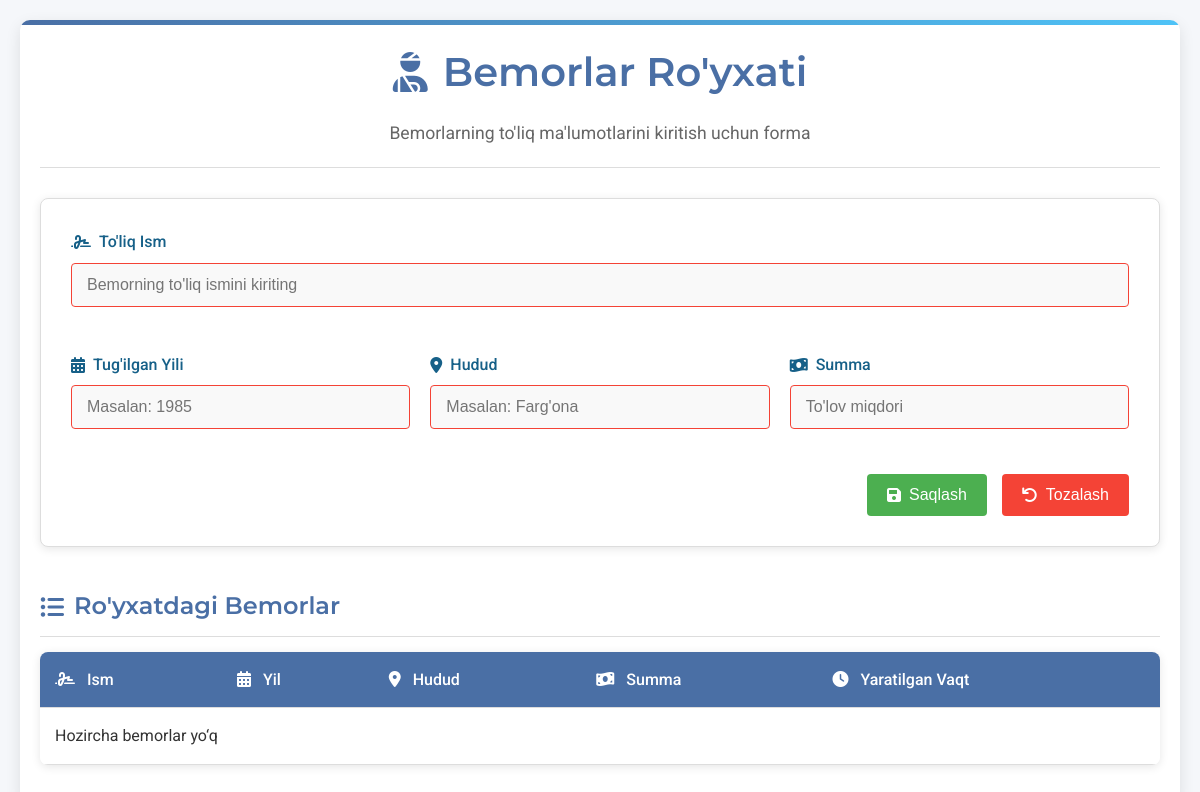
Page /royxatga_yozilish/ on the earlier database version.
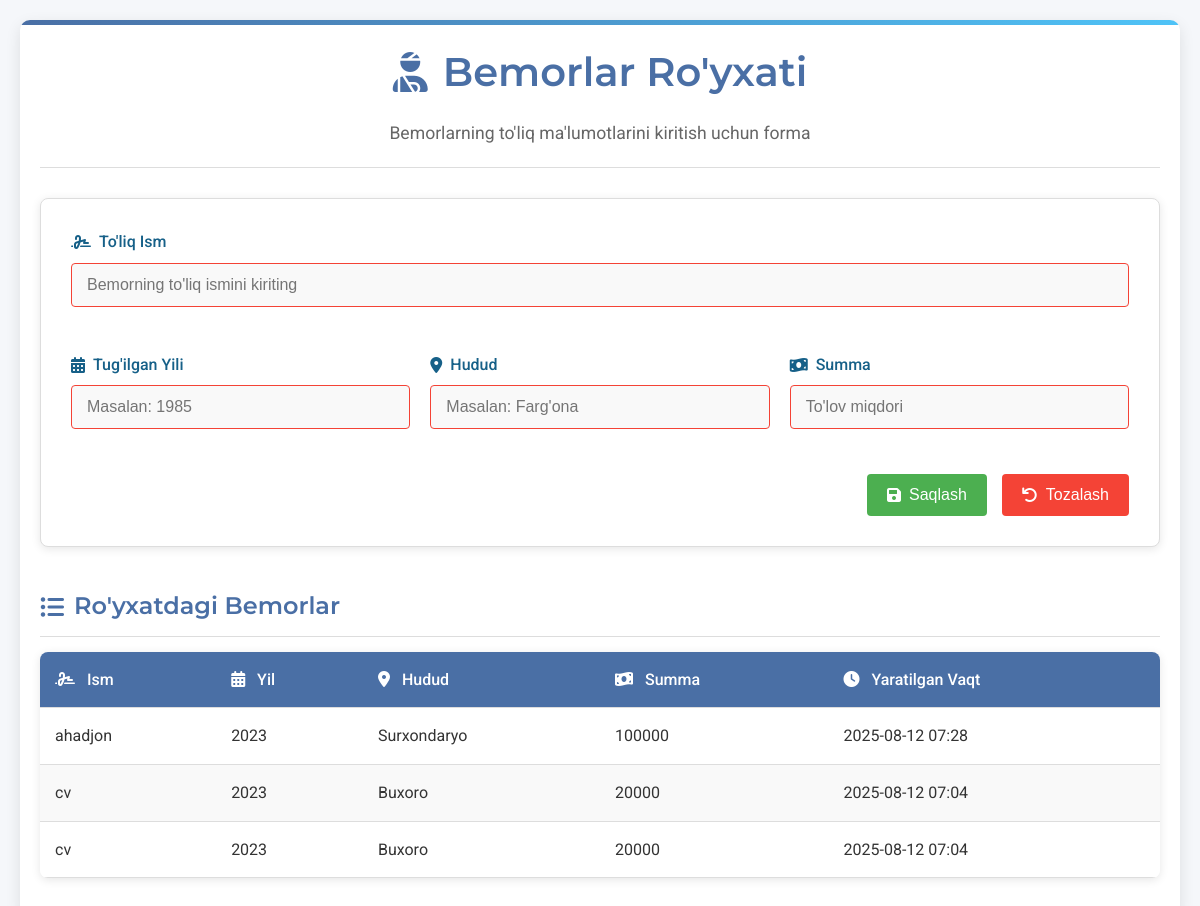
Same page on the later database version.
### asosiy/models.py (models this page shows, shortened)
class Bemorlar(models.Model):
    toliq_ism=models.CharField(max_length=400)
    yil=models.IntegerField()
    hudud=models.CharField(max_length=100)
    summa=models.IntegerField()
    yaratilgan_vaqt = models.DateTimeField(auto_now_add=True)
    har_safar_ozgartirilgandagi_vaqt = models.DateTimeField(auto_now=True)

### asosiy/views.py (the view)
# urls.py: path('royxatga_yozilish/', royxatdan_otish_b, name='royxatdan_otish_b'),
def royxatdan_otish_b(request):
    if request.method == 'POST':
        form = BemorForm(request.POST)
        if form.is_valid():
            form.save()
            return redirect('royxatdan_otish_b')
    else:
        form = BemorForm()
    bemorlar = Bemorlar.objects.all().order_by('-yaratilgan_vaqt')
    return render(request, 'admin_panel/bemorlaruchun.html', {
        'form': form,
        'bemorlar': bemorlar
    })

### asosiy/forms.py
class BemorForm(forms.ModelForm):
    class Meta:
        model = Bemorlar
        fields = ['toliq_ism', 'yil', 'hudud', 'summa']

### templates/admin_panel/bemorlaruchun.html (shortened to what this page needs)
<!DOCTYPE html>
<html lang="en">
{% load static %}
<head>
    <link rel="stylesheet" href="https://cdnjs.cloudflare.com/ajax/libs/font-awesome/6.0.0-beta3/css/all.min.css">
    <link rel="stylesheet" href="{% static 'admin_panel/bemor_r.css' %}">
</head>
<body>
    <div class="container">
        <div class="header">
            <h1><i class="fas fa-user-injured"></i> Bemorlar Ro'yxati</h1>
            <p>Bemorlarning to'liq ma'lumotlarini kiritish uchun forma</p>
        </div>
        <form id="bemorForm" class="bemor-form" method="POST">
            <div class="form-grid">
                <div class="form-group full-width">
                    <label for="toliq_ism"><i class="fas fa-signature"></i> To'liq Ism</label>
                    <input type="text" id="toliq_ism" name="toliq_ism" required placeholder="Bemorning to'liq ismini kiriting">
                </div>
                <div class="form-group">
                    <label for="yil"><i class="fas fa-calendar-alt"></i> Tug'ilgan Yili</label>
                    <input type="number" id="yil" name="yil" min="1900" max="2023" required placeholder="Masalan: 1985">
                </div>
                <div class="form-group">
                    <label for="hudud"><i class="fas fa-map-marker-alt"></i> Hudud</label>
                    <input type="text" id="hudud" name="hudud" required placeholder="Masalan: Farg'ona">
                </div>
                <div class="form-group">
                    <label for="summa"><i class="fas fa-money-bill-wave"></i> Summa</label>
                    <input type="number" id="summa" name="summa" min="0" required placeholder="To'lov miqdori">
                </div>
            </div>
            <div class="form-actions">
                <button type="submit" class="btn submit-btn">
                    <i class="fas fa-save"></i> Saqlash
                </button>
                <button type="reset" class="btn reset-btn">
                    <i class="fas fa-undo"></i> Tozalash
                </button>
            </div>
        </form>
        <div class="bemorlar-list">
            <h2><i class="fas fa-list-ul"></i> Ro'yxatdagi Bemorlar</h2>
            <div class="table-container">
                <table id="bemorlarTable">
                    <thead>
                        <tr>
                            <th><i class="fas fa-signature"></i> Ism</th>
                            <th><i class="fas fa-calendar-alt"></i> Yil</th>
                            <th><i class="fas fa-map-marker-alt"></i> Hudud</th>
                            <th><i class="fas fa-money-bill-wave"></i> Summa</th>
                            <th><i class="fas fa-clock"></i> Yaratilgan Vaqt</th>
                        </tr>
                    </thead>
                    <tbody>
                        {% for bemor in bemorlar %}
                        <tr>
                            <td>{{ bemor.toliq_ism }}</td>
                            <td>{{ bemor.yil }}</td>
                            <td>{{ bemor.hudud }}</td>
                            <td>{{ bemor.summa }}</td>
                            <td>{{ bemor.yaratilgan_vaqt|date:"Y-m-d H:i" }}</td>
                        </tr>
                        {% empty %}
                        <tr>
                            <td colspan="5">Hozircha bemorlar yo‘q</td>
                        </tr>
                        {% endfor %}
                    </tbody>
                </table>
            </div>
        </div>
    </div>
</body>
</html>

### static/admin_panel/bemor_r.css (style rules this page uses)
:root { --primary-color: #4a6fa5; --secondary-color: #166088; --accent-color: #4fc3f7; --success-color: #4caf50; --danger-color: #f44336; --warning-color: #ff9800; --light-color: #f8f9fa; --dark-color: #343a40; --text-color: #333; --text-light: #666; --border-color: #ddd; --shadow-color: rgba(0, 0, 0, 0.1); --transition-speed: 0.3s; }
* { margin: 0; padding: 0; box-sizing: border-box; }
body { font-family: 'Roboto', sans-serif; line-height: 1.6; color: var(--text-color); background-color: #f5f7fa; padding: 20px; }
h1, h2, h3, h4, h5, h6 { font-family: 'Montserrat', sans-serif; font-weight: 600; margin-bottom: 15px; color: var(--secondary-color); }
.container { max-width: 1200px; margin: 0 auto; padding: 20px; background-color: white; border-radius: 10px; box-shadow: 0 5px 15px var(--shadow-color); position: relative; overflow: hidden; }
.container::before { content: ''; position: absolute; top: 0; left: 0; width: 100%; height: 5px; background: linear-gradient(90deg, var(--primary-color), var(--accent-color)); }
.header { text-align: center; margin-bottom: 30px; padding-bottom: 20px; border-bottom: 1px solid var(--border-color); }
.header h1 { font-size: 2.5rem; color: var(--primary-color); display: flex; align-items: center; justify-content: center; gap: 15px; }
.header p { color: var(--text-light); font-size: 1.1rem; }
.bemor-form { background-color: white; padding: 30px; border-radius: 8px; box-shadow: 0 2px 10px var(--shadow-color); margin-bottom: 40px; border: 1px solid var(--border-color); }
.form-grid { display: grid; grid-template-columns: repeat(auto-fit, minmax(250px, 1fr)); gap: 20px; margin-bottom: 20px; }
.full-width { grid-column: 1 / -1; }
.form-group { position: relative; margin-bottom: 25px; }
.form-group label { display: block; margin-bottom: 8px; font-weight: 500; color: var(--secondary-color); display: flex; align-items: center; gap: 8px; }
.form-group input, .form-group select { width: 100%; padding: 12px 15px; border: 1px solid var(--border-color); border-radius: 4px; font-size: 16px; transition: all var(--transition-speed); background-color: #f9f9f9; }
.btn { padding: 12px 20px; border: none; border-radius: 4px; font-size: 16px; font-weight: 500; cursor: pointer; transition: all var(--transition-speed); display: inline-flex; align-items: center; justify-content: center; gap: 8px; }
.submit-btn { background-color: var(--success-color); color: white; }
.reset-btn { background-color: var(--danger-color); color: white; }
.form-actions { display: flex; justify-content: flex-end; gap: 15px; margin-top: 20px; }
.bemorlar-list { margin-top: 40px; }
.bemorlar-list h2 { display: flex; align-items: center; gap: 10px; color: var(--primary-color); padding-bottom: 10px; border-bottom: 1px solid var(--border-color); }
.table-container { overflow-x: auto; margin-bottom: 20px; border-radius: 8px; box-shadow: 0 2px 10px var(--shadow-color); }
table { width: 100%; border-collapse: collapse; background-color: white; }
th, td { padding: 15px; text-align: left; border-bottom: 1px solid var(--border-color); }
th { background-color: var(--primary-color); color: white; font-weight: 500; position: sticky; top: 0; }
th i { margin-right: 8px; }
tr:nth-child(even) { background-color: #f9f9f9; }
input:invalid, select:invalid { border-color: var(--danger-color); }

Differences in the rows shown:
added Bemorlar: toliq_ism "ahadjon", yil "2023", hudud "Surxondaryo", summa "100000", yaratilgan_vaqt "2025-08-12 07:28"
added Bemorlar: toliq_ism "cv", yil "2023", hudud "Buxoro", summa "20000", yaratilgan_vaqt "2025-08-12 07:04"
added Bemorlar: toliq_ism "cv", yil "2023", hudud "Buxoro", summa "20000", yaratilgan_vaqt "2025-08-12 07:04"
Other differences:
text no longer shown: "Hozircha bemorlar yo‘q"
